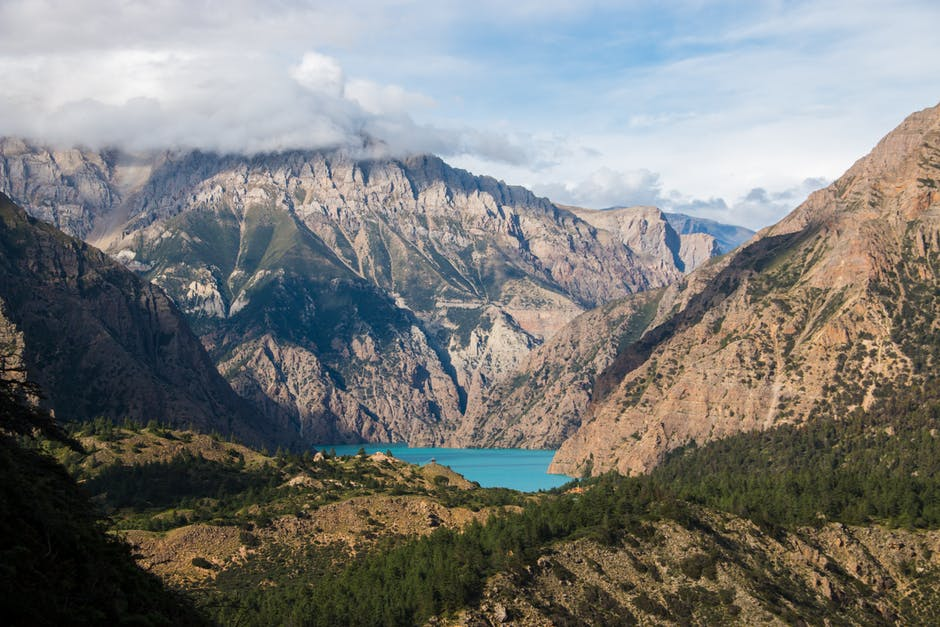
#> input picture nepal.jpeg, 940 x 627 px
$ jupyter execute Lab19_HighPassFilter.ipynb
#> lines starting #> are read from the running program, lines starting #| are printed output that depends on the picture
[cell 1]
#high pass filter in frequency domain

import numpy as np
import cv2
import matplotlib.pyplot as plt

img = cv2.imread('nepal.jpeg',0)
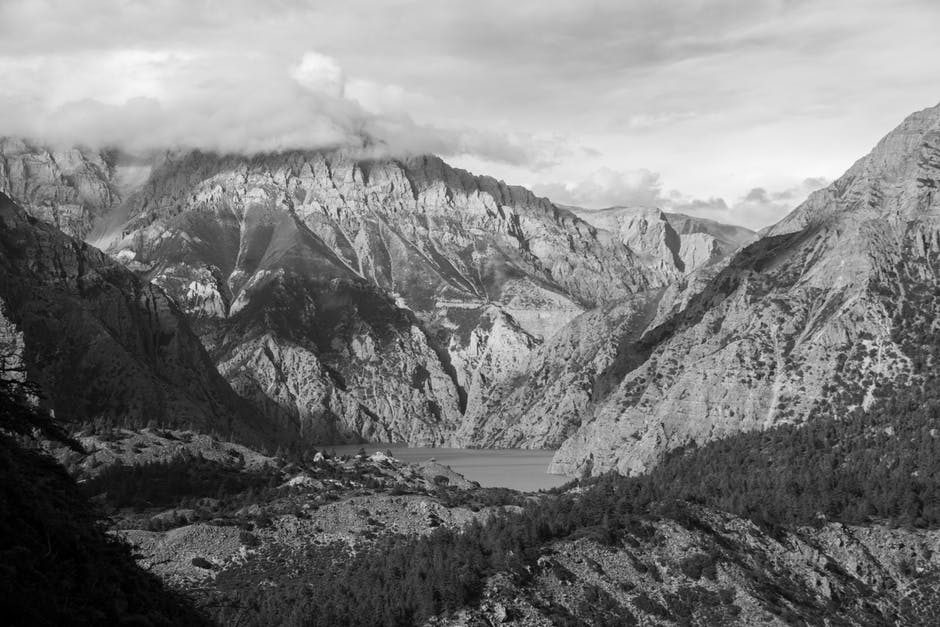
#> img: shape (627, 940); min 0, max 255, mean 122.9

#Fourier Transform
f = np.fft.fft2(img)

#Move the DC Component of the FFT output to the center of the spectrum
fshift = np.fft.fftshift(f)

#logarithmic transformation
magnitude_spectrum = 20*np.log(np.abs(fshift))
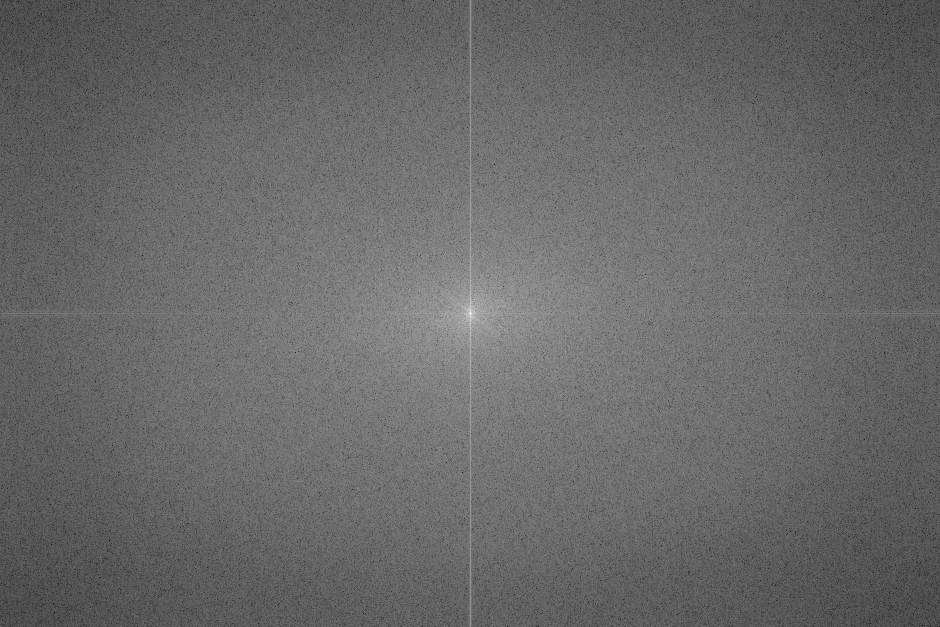
#> magnitude_spectrum: shape (627, 940) float64; min 39.52, max 362, mean 172.1; drawn with min black and max white

#Create mask
rows, cols = img.shape
#> rows = 627; cols = 940
crow, ccol = rows/2,cols/2
#> crow = 313.5; ccol = 470

fshift[int(crow - 30):int(crow + 30),int(ccol - 30):int(ccol + 30) ] = 0

#Log Tranformation
magnitude_spectrum1 = 20*np.log(np.abs(fshift))
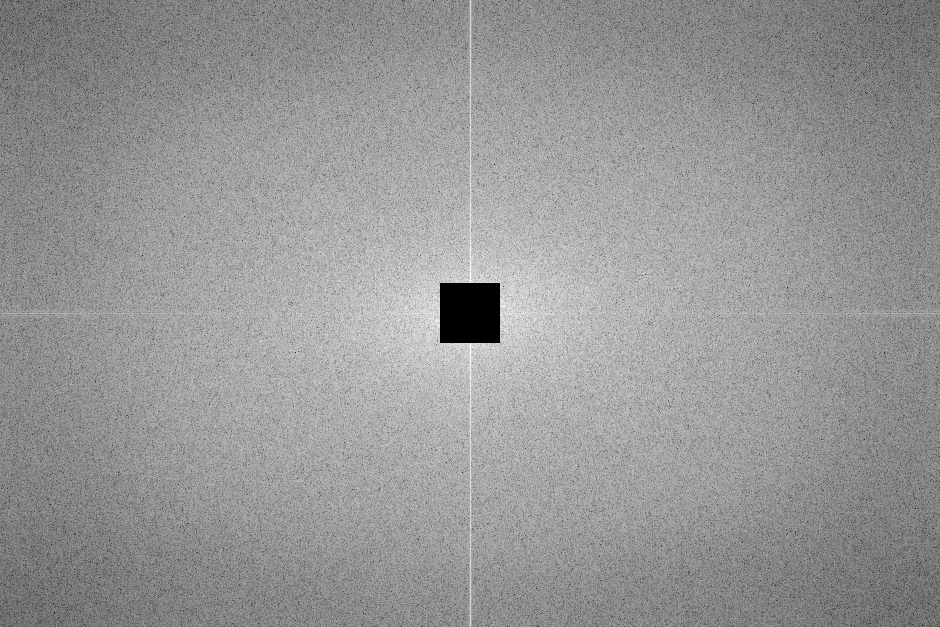
#> magnitude_spectrum1: shape (627, 940) float64; 0.61% of the values are NaN or infinite; the others: min 39.52, max 261.7, mean 171.7; drawn with min black, max white, NaN and infinite black
f_ishift = np.fft.ifftshift(fshift)

#inverse Fourier Transform
img_back = np.fft.ifft2(f_ishift)
img_back = np.abs(img_back)
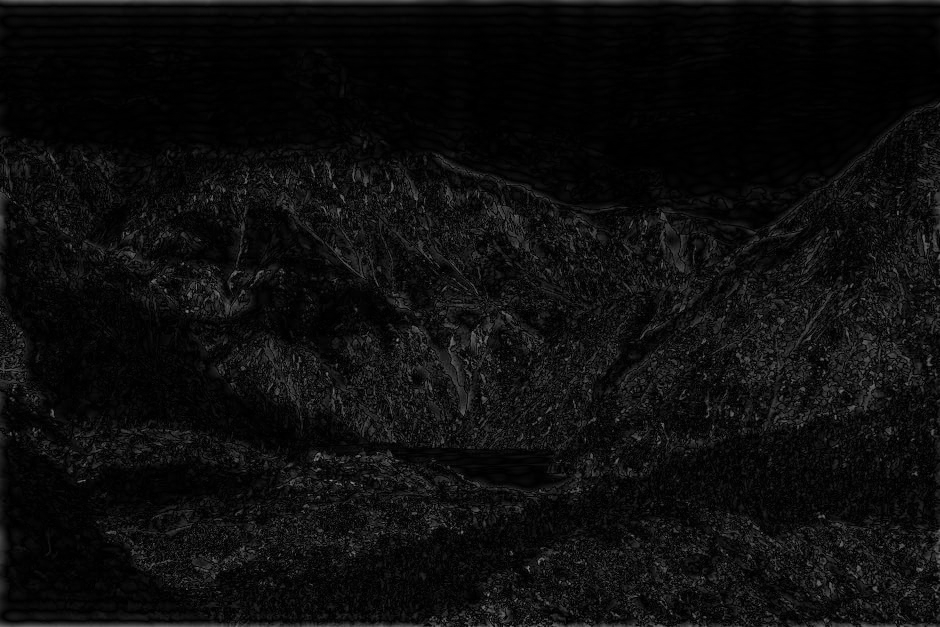
#> img_back: shape (627, 940) float64; min 0.00174, max 142.9, mean 13.7

plt.subplot(231),plt.imshow(img,cmap = 'gray')
plt.title('Input Image'),plt.axis('off')

plt.subplot(232),plt.imshow(magnitude_spectrum,cmap = 'gray')
plt.title('Magnitude Spectrum'),plt.axis('off')

plt.subplot(234),plt.imshow(magnitude_spectrum1,cmap = 'gray')
plt.title('AfterHighPassFiltering'),plt.axis('off')

plt.subplot(235),plt.imshow(img_back,cmap = 'gray')
plt.title('Image after HPF'),plt.axis('off')

plt.show()

$ run again, with IMG_1.jpg copied over nepal.jpeg
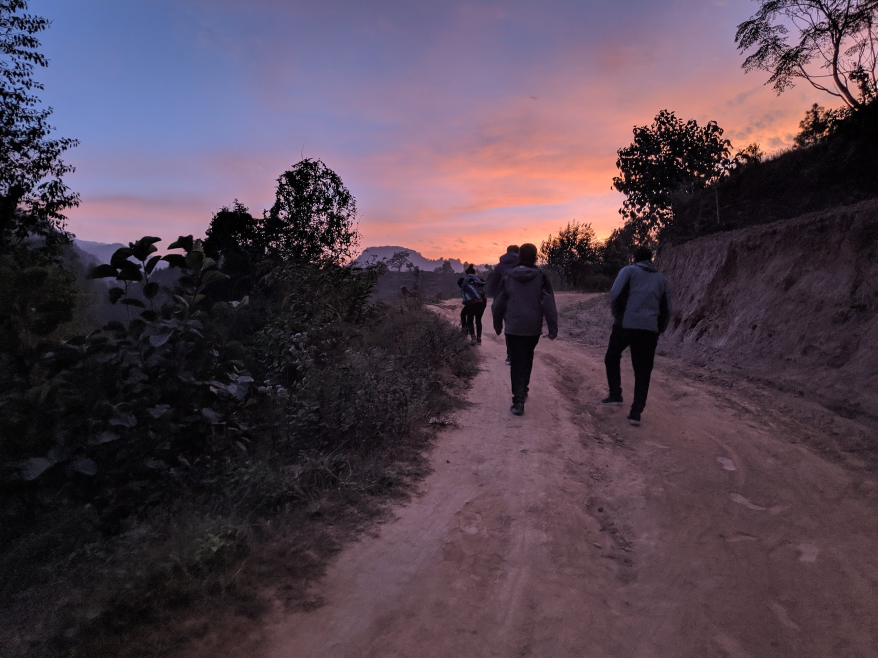
#> input picture IMG_1.jpg, 1755 x 1316 px (shown at 1/2 size)
#> `magnitude_spectrum1 = 20*np.log(np.abs(fshift))`:
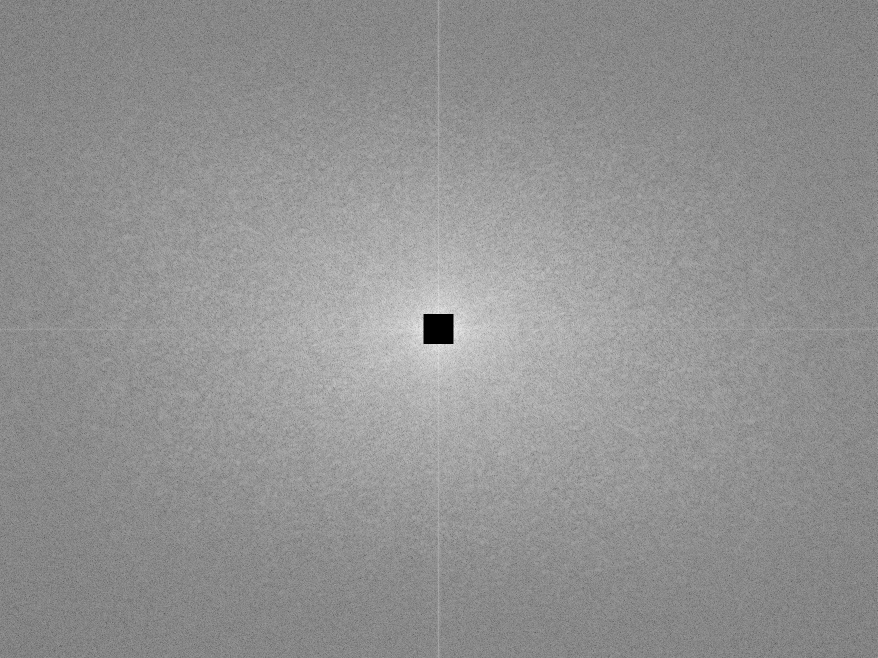
#> magnitude_spectrum1: shape (1316, 1755) float64 (shown at 1/2 size); 0.16% of the values are NaN or infinite; the others: min 54.9, max 280.8, mean 184.8; drawn with min black, max white, NaN and infinite black
#> `img_back = np.abs(img_back)`:
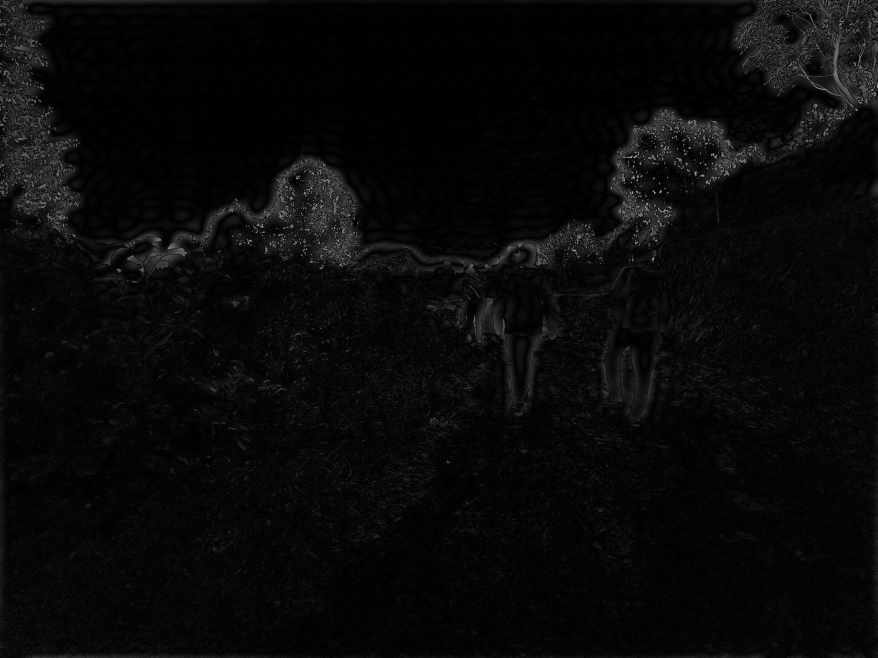
#> img_back: shape (1316, 1755) float64 (shown at 1/2 size); min 0.00381, max 226, mean 9.4
